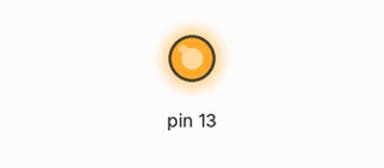
This sketch was run on a simulated Arduino Uno, built with avr-gcc and run on an emulated ATmega328P. On the bench: output pins drawn as LEDs (lit = HIGH).

Above: at 0.1 s.
At 2.1 s:
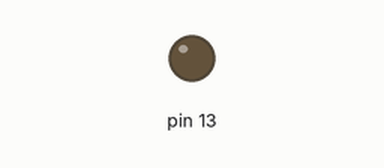
Timing chart, 0 to 5.0 s (numbered marks = the images above):
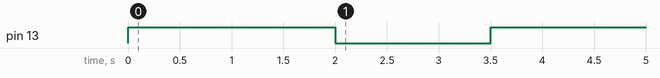

The sketch:

timeoutExample.ino
```cpp
#include "timeOut.h"
#include "idler.h"


int blinkTime = 500;

//variable to store which timer is being used
int whichTimeout = 0;

// function to turn light on, and set a timeout to turn it off
void lightOn(){
  digitalWrite(13,HIGH);
  clearTimeout(whichTimeout);
  whichTimeout = setTimeout(lightOff, blinkTime);
}

// function to turn light off, and set a timeout to turn it on
void lightOff(){
  digitalWrite(13,LOW);
  clearTimeout(whichTimeout);
  whichTimeout = setTimeout(lightOn, blinkTime);
}


void setup() {
  //turn on the LED
  pinMode(13,OUTPUT);
  digitalWrite(13,HIGH);

  //You can set timer in one of two ways; passing a function directly, like this:
  whichTimeout = setTimeout([](){
    digitalWrite(13,LOW);
  }, 2000);

  //this allows the timers to run, but pauses program operation otherwise.
  // so, since we set a timer for two seconds, the LED will stay on for 2 seconds, and then stay off
  // for a second, before moving on.
  idleDelay(3000);

  // Or you can set a timer by passing in a named function, like so:
  whichTimeout = setTimeout(lightOn, blinkTime);

  // the light will blink while we idle delay, for 5 seconds.
  idleDelay(5000);

  // after the five seconds elapses, we stop the blink, by canceling the timeout.
  clearTimeout(whichTimeout);


  // and we wait for a second. No timers are running, so nothing happens here.
  idleDelay(1000);

  // change the blink time,
  blinkTime = 250;

  // and restart the blinking, which will now run indefinitely, since we move onto the loop now.
  whichTimeout = setTimeout(lightOn, blinkTime);
}


void mainLoop() {
}

//runs before every mainLoop cycle, and during any idleDelay calls.
void idle(){
  idleTimers();
}
```

idler.h
```cpp
#include "arduino.h"

void idle();
void mainLoop();

void idleDelay(int time){
  unsigned long end = millis() + time;
  while(end > millis()){
    idle();
  }
}

void loop(){
  idle();
  mainLoop();
}
```

timeOut.h
```cpp
#include "arduino.h"

template <typename CT, typename ... A> class function
: public function<decltype(&CT::operator())()> {};

class timeOutFunc{
  public:
    virtual operator()();
};

template <typename C> class function<C>: public timeOutFunc {
private:
    C mObject;

public:
    function(const C & obj) : mObject(obj) {}

    operator()() {
        this->mObject.operator()();
    }
};

class TimeOut {
public:
  bool running;
  unsigned long timer;
  void (*voidCB)();
  timeOutFunc* callback;
  bool lambda;

  TimeOut(){
    timer = 0;
    running = false;
    lambda = false;
  }

  bool active(){
    return timer > millis();
  }

  template<typename C>
  void set(const C & CB, unsigned int time){
    running = true;
    timer = millis() + time;
    callback = new function<C>(CB);
    lambda = true;
  }

  void set(void (*CB)(), unsigned int time){
    running = true;
    timer = millis() + time;
    voidCB = CB;
  }

  void clear(){
    running = false;
  }

  bool idle(){
    if(timer < millis() && running){
      if(lambda){
        (*callback)();
        delete callback;
      } else voidCB();
      lambda = false;
      running = false;
      return true;
    }

    return false;
  }
};

TimeOut timeOuts[10];

template<typename C>
int setTimeout(const C & CB, unsigned int amt, int data = 0){
  int ret = -1;
  for(int i =0; i< 10; i++){
    if(!timeOuts[i].running){
      timeOuts[i].set(CB,amt);
      ret = i;
      break;
    }
  }

  return ret;
}

void idleTimers(){
  for(int i =0; i< 10; i++){
    timeOuts[i].idle();

  }
}

void clearTimeout(int which){
  if(which >=0) timeOuts[which].running = false;
}
```
